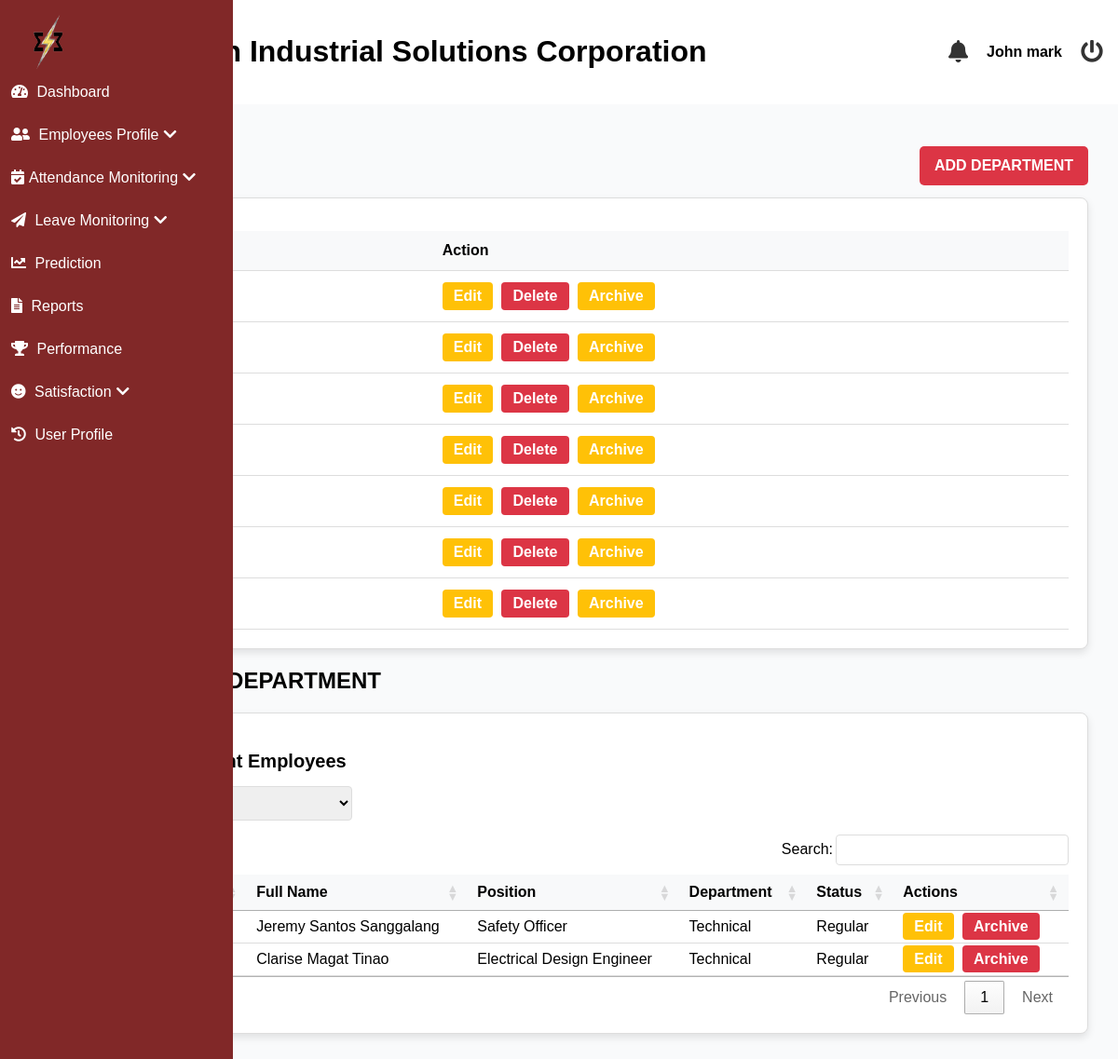
Screenshot of /admin/department.php?department=Technical (signed in) with the database file from the repository.
### tables this page shows
CREATE TABLE `departments` (
  `id` int(11) NOT NULL,
  `dept_name` varchar(50) NOT NULL,
  `colors` varchar(32) NOT NULL,
  `is_archived` tinyint(1) NOT NULL
);

CREATE TABLE `employees` (
  `id` int(11) NOT NULL,
  `last_name` varchar(255) NOT NULL,
  `first_name` varchar(255) NOT NULL,
  `middle_name` varchar(255) NOT NULL,
  `suffix` varchar(255) NOT NULL,
  `gender` varchar(32) NOT NULL,
  `email` varchar(100) NOT NULL,
  `position` varchar(255) NOT NULL,
  `hire_date` date NOT NULL,
  `department` varchar(255) NOT NULL,
  `employment_status` varchar(255) NOT NULL,
  `employee_id` int(20) NOT NULL,
  `user_type` int(11) NOT NULL DEFAULT 2 COMMENT '1=admin, 2=staff, 3=super admin',
  `password` varchar(255) NOT NULL,
  `e_status` int(11) NOT NULL DEFAULT 1,
  `date_of_birth` date DEFAULT NULL,
  `age` varchar(32) NOT NULL,
  `contact_number` varchar(20) DEFAULT NULL,
  `perma_address` text DEFAULT NULL,
  `civil_status` varchar(10) DEFAULT NULL,
  `sss_number` varchar(15) DEFAULT NULL,
  `philhealth_number` varchar(15) DEFAULT NULL,
  `pagibig_number` varchar(15) DEFAULT NULL,
  `tin_number` varchar(15) DEFAULT NULL,
  `emergency_contact_name` varchar(50) DEFAULT NULL,
  `emergency_contact_number` varchar(15) DEFAULT NULL,
  `educational_background` enum('Technical-Vocational Program graduate','College graduate','Master''s degree graduate','Doctorate degree graduate') DEFAULT NULL,
  `skills` text DEFAULT NULL,
  `username` varchar(255) NOT NULL,
  `sick_leave` int(11) NOT NULL DEFAULT 0,
  `vacation_leave` int(11) NOT NULL DEFAULT 0,
  `maternity_leave` int(11) NOT NULL DEFAULT 0,
  `paternity_leave` int(11) NOT NULL DEFAULT 0,
  `sick_availed` int(11) NOT NULL,
  `vacation_availed` int(11) NOT NULL,
  `maternity_availed` int(11) NOT NULL,
  `paternity_availed` int(11) NOT NULL,
  `medical` varchar(32) DEFAULT NULL,
  `tor` varchar(32) DEFAULT NULL,
  `nbi_clearance` varchar(32) DEFAULT NULL,
  `resume` varchar(32) DEFAULT NULL,
  `prc` varchar(32) DEFAULT NULL,
  `others` varchar(32) DEFAULT NULL,
  `medical_type` varchar(32) DEFAULT NULL,
  `tor_type` varchar(32) DEFAULT NULL,
  `police_type` varchar(32) DEFAULT NULL,
  `resume_type` varchar(32) DEFAULT NULL,
  `prc_type` varchar(32) DEFAULT NULL,
  `others_type` varchar(32) DEFAULT NULL,
  `is_archived` tinyint(1) DEFAULT 0
);

### admin/department.php (the view, shortened to what this page needs)
<?php
    $conn = mysqli_connect('localhost', 'root', '', 'esetech');
    $dept_sql = "SELECT DISTINCT department FROM (
        SELECT department FROM employees WHERE is_archived = 0
        UNION
        SELECT 'Chemical' as department
        UNION
        SELECT 'Procurement' as department
        UNION
        SELECT 'Sales' as department
        UNION
        SELECT 'Sales & Marketing' as department
        UNION
        SELECT 'Technical' as department
        UNION
        SELECT 'Technical Sales' as department
        UNION
        SELECT 'Work Order' as department
    ) as departments
    ORDER BY department ASC";
    $dept_result = mysqli_query($conn, $dept_sql);
    $selected_dept = isset($_GET['department']) ? $_GET['department'] : '';
    $sql_employees = "SELECT * FROM employees WHERE is_archived = 0";
    if (!empty($selected_dept)) {
        $sql_employees .= " AND department = '$selected_dept'";
    }
    $sql_employees .= " ORDER BY last_name ASC";
    $result_employees = mysqli_query($conn, $sql_employees);
    include('header.php');
?>
<?php include('includes/sideBar.php'); ?>
<link rel="stylesheet" href="https://cdn.datatables.net/1.13.5/css/jquery.dataTables.min.css" />
<main class="main-content">
    <section id="dashboard">
        <div class="department-and-button">
            <h2 class="text-2xl font-bold mb-6">DEPARTMENTS</h2>
            <a href="#" id="add-dept-btn" class="btn btn-danger">ADD DEPARTMENT</a>
        </div>
        <div class="card">
        <table>
            <thead>
                <tr>
                    <th>Departments</th>
                    <th>Action</th>
                </tr>
            </thead>
            <tbody>
                <?php
                    $deptSql = "SELECT * FROM departments ORDER BY dept_name ASC";
                    $deptResult = mysqli_query($conn, $deptSql);
                    if ($deptResult) {
                        while ($row = mysqli_fetch_assoc($deptResult)) {
                ?>
                <tr>
                    <td class="dept-name"><?php echo $row['dept_name']; ?></td>
                    <td class="action-buttons">
                        <form method="POST" style="display:inline;">
                            <?php echo $row['is_archived'] == 0
                            ? "<button class='btn btn-warning' onclick='editDepartment(" . $row['id'] . ", \"" . $row['dept_name'] . "\"); return false;'>Edit</button>
                                <button name='delete_dept' class='btn btn-danger' onclick='return confirm(\"Are you sure you want to delete this department?\");'>Delete</button>
                                <button name='archive_name' class='btn btn-warning'>Archive</button>"
                            : "<button class='btn btn-warning' onclick='editDepartment(" . $row['id'] . ", \"" . $row['dept_name'] . "\"); return false;'>Edit</button>
                                <button name='delete_dept' class='btn btn-danger' onclick='return confirm(\"Are you sure you want to delete this department?\");'>Delete</button>
                                <button name='restore_name' class='btn btn-restore'>Restore</button>";
                            ?>
                        </form>
                    </td>
                </tr>
                <?php
                        }
                    }
                ?>
            </tbody>
        </table>
    </div>
        <h2 class="text-2xl font-bold mb-6">EMPLOYEES PER DEPARTMENT</h2>
        <div class="card">
            <div class="card-header">
                <h3><?php echo empty($selected_dept) ? 'All Employees' : $selected_dept . ' Department Employees'; ?></h3>
                <form method="GET" class="form-inline justify-content-between align-items-center">
                        <label for="department">Filter by Department:</label>
                        <select name="department" class="form-control" onchange="this.form.submit()">
                            <?php while ($dept = mysqli_fetch_assoc($dept_result)): ?>
                                <option value="<?php echo $dept['department']; ?>"
                                    <?php echo ($selected_dept == $dept['department']) ? 'selected' : ''; ?>>
                                    <?php echo $dept['department']; ?>
                                </option>
                            <?php endwhile; ?>
                        </select>
                </form>
            </div>
            <div class="card-body">
                <table id="myTable" class="employee-table">
                    <thead>
                        <tr>
                            <th>No.</th>
                            <th>Employee ID</th>
                            <th>Full Name</th>
                            <th>Position</th>
                            <th>Department</th>
                            <th>Status</th>
                            <th>Actions</th>
                        </tr>
                    </thead>
                    <tbody>
                        <?php
                            $counter = 1;
                            while ($employee = mysqli_fetch_assoc($result_employees)):
                        ?>
                            <tr>
                                <td><?php echo $counter++; ?></td>
                                <td class="employee_id_display"><?php echo $employee['employee_id']; ?></td>
                                <td>
                                    <?php
                                        $full_name = trim($employee['first_name'] . ' ' . $employee['middle_name'] . ' ' . $employee['last_name']);
                                        echo $full_name;
                                    ?>
                                </td>
                                <td><?php echo $employee['position']; ?></td>
                                <td><?php echo $employee['department']; ?></td>
                                <td><?php echo $employee['employment_status']; ?></td>
                                <td class="action-buttons">
                                    <a href="./edit_employee?id=<?php echo $employee['id']; ?>" class="btn btn-warning">Edit</a>
                                    <a href="?delete_id=<?php echo $employee['id']; ?>" class="btn btn-danger"
                                       onclick="return confirm('Are you sure you want to Archive this employee?');">Archive</a>
                                </td>
                            </tr>
                        <?php endwhile; ?>
                    </tbody>
                </table>
            </div>
        </div>
    </section>
</main>
<?php include('footer.php'); ?>

### admin/css/styles.css (style rules this page uses)
* { text-decoration: none; }
body { font-family: Arial, sans-serif; margin: 0; padding: 0; background-color: #f0f0f0; }
.main-content { flex-grow: 1; padding: 2rem; background-color: #f9fafb; }
.card { border: 1px solid #ddd; border-radius: 8px; margin-bottom: 20px; padding: 20px; background-color: #fff; box-shadow: 0 4px 8px rgba(0, 0, 0, 0.1); }
.card-header h3 { font-size: 20px; font-weight: bold; margin-bottom: 15px; }
.form-control, select, textarea { width: 100%; padding: 8px; border-radius: 5px; border: 1px solid #ccc; box-sizing: border-box; }
table { width: 100%; border-collapse: collapse; margin-top: 15px; }
table th, table td { padding: 12px; border-bottom: 1px solid #ddd; text-align: left; }
table th { background-color: #f8f9fa; font-weight: bold; }
.action-buttons .btn { padding: 6px 12px; border-radius: 4px; color: #fff; background-color: #007bff; text-decoration: none; font-weight: bold; margin-right: 5px; }
.btn-warning { background-color: #ffc107 !important; }
.btn-danger { background-color: #dc3545 !important; }
form[method="GET"] { display: flex; justify-content: flex-end; margin-bottom: 15px; }
.form-control, .form-control:focus, select.form-control, textarea.form-control { width: 100%; font-size: 1rem; border: 1px solid #ddd; border-radius: 4px; }
select.form-control, textarea.form-control { resize: vertical; }
.form-control { width: 100%; padding: 0.5rem 0.75rem; border: 1px solid #d1d5db; border-radius: 0.375rem; font-size: 0.875rem; transition: border-color 0.15s ease-in-out; }
.btn { padding: 16px 20px; font-size: 16px; border: none; cursor: pointer; border-radius: 5px; }
.btn-danger { background-color: #dc3545; color: #fff; transition: background-color 0.3s; }
.card-header { display: flex; flex-direction: column; justify-content: space-between; align-items: start; }
.performance-and-button, .department-and-button { display: flex; align-items: center; justify-content: space-between; }
.btn { padding: 12px 16px; border-radius: 5px; background-color: #007bff; color: white; border: none; cursor: pointer; font-weight: 600; }

### admin/header.php (style rules this page uses)
body { font-family: Arial, sans-serif; background-color: #f4f7fc; margin: 0; }

### rows the page displays
employees: full_name "Jeremy Santos Sanggalang", position "Safety Officer", department "Technical", employment_status "Regular"
employees: full_name "Clarise Magat Tinao", position "Electrical Design Engineer", department "Technical", employment_status "Regular"

### other values shown
$_SESSION['fullname'] "John mark"
form field department "Technical"
